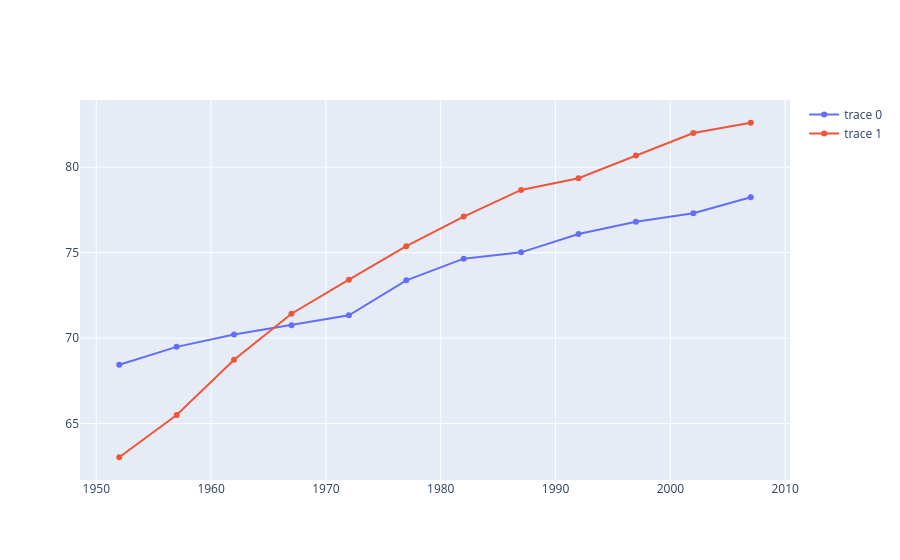

Notebook code cell kept with this figure:
### Code cell
fig = go.Figure()
fig.add_trace(go.Scatter(x = df[df['country'] == "United States"].year , y = df[df['country']== 'United States'].lifeExp )) 
fig.add_trace(go.Scatter(x = df[df['country'] == "Japan"].year , y = df[df['country']== 'Japan'].lifeExp ))
fig.show()

### Figure 1 — Plotly figure (JSON) as saved in the notebook; plotly's stock layout.template omitted (floating-point values rounded to 4 significant figures)
{"data": [{"type": "scatter", "x": [1952, 1957, 1962, 1967, 1972, 1977, 1982, 1987, 1992, 1997, 2002, 2007], "y": [68.44, 69.49, 70.21, 70.76, 71.34, 73.38, 74.65, 75.02, 76.09, 76.81, 77.31, 78.24]}, {"type": "scatter", "x": [1952, 1957, 1962, 1967, 1972, 1977, 1982, 1987, 1992, 1997, 2002, 2007], "y": [63.03, 65.5, 68.73, 71.43, 73.42, 75.38, 77.11, 78.67, 79.36, 80.69, 82.0, 82.6]}], "layout": {}}
